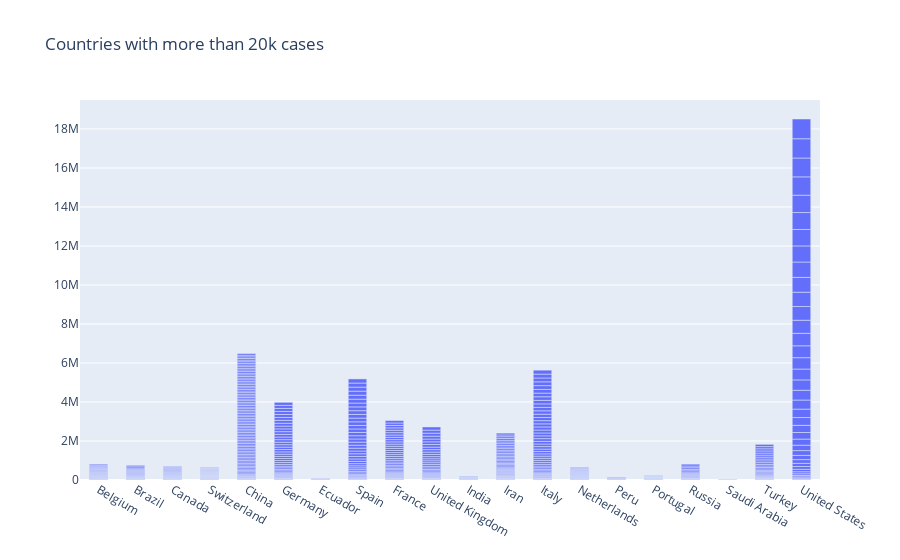

Write notebook code for a chart like this one.
### Code cell
fig = go.Figure()
fig.add_trace(go.Bar(x = df1['location'], y = df1['total_cases'], width = 0.5))
fig.update_layout(title='Countries with more than 20k cases')

### Figure 1 — Plotly figure (JSON) as saved in the notebook; plotly's stock layout.template omitted (floating-point values rounded to 4 significant figures; data arrays with more than 128 entries replaced by an {"elided": "..."} marker saying what was removed)
{"data": [{"y": {"elided": "528 int values"}, "width": 0.5, "type": "bar", "x": {"elided": "528 str values"}}], "layout": {"title": {"text": "Countries with more than 20k cases"}}}
